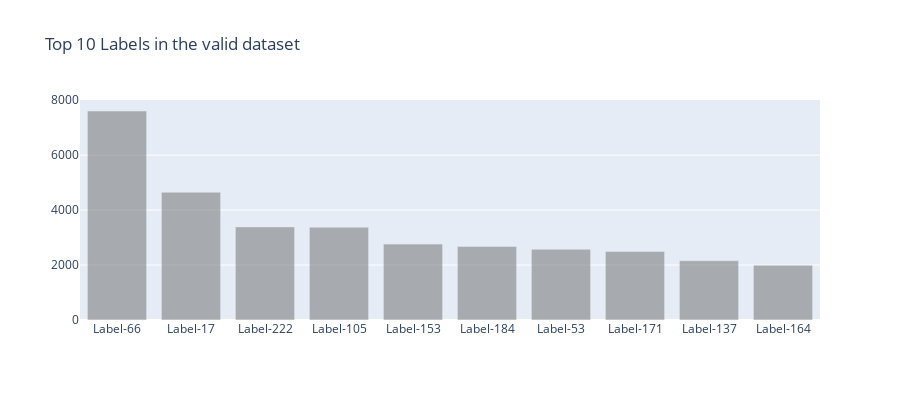

Write notebook code for a chart like this one.
### Markdown cell above
Label-66 is the most used label with close to 800k examples

### Code cell
temps = valid_labels.most_common(10)
labels_vl = ["Label-"+str(x[0]) for x in temps]
values = [x[1] for x in temps]

trace1 = go.Bar(x=labels_vl, y=values, opacity=0.7, name="year count", marker=dict(color='rgba(120, 120, 120, 0.8)'))
layout = dict(height=400, title='Top 10 Labels in the valid dataset', legend=dict(orientation="h"));

fig = go.Figure(data=[trace1], layout=layout);
iplot(fig);

### Figure 1 — Plotly figure (JSON) as saved in the notebook; plotly's stock layout.template omitted (floating-point values rounded to 4 significant figures)
{"data": [{"marker": {"color": "rgba(120, 120, 120, 0.8)"}, "name": "year count", "opacity": 0.7, "type": "bar", "x": ["Label-66", "Label-17", "Label-222", "Label-105", "Label-153", "Label-184", "Label-53", "Label-171", "Label-137", "Label-164"], "y": [7606, 4648, 3388, 3375, 2765, 2678, 2574, 2494, 2158, 1991]}], "layout": {"height": 400, "legend": {"orientation": "h"}, "title": {"text": "Top 10 Labels in the valid dataset"}}}
